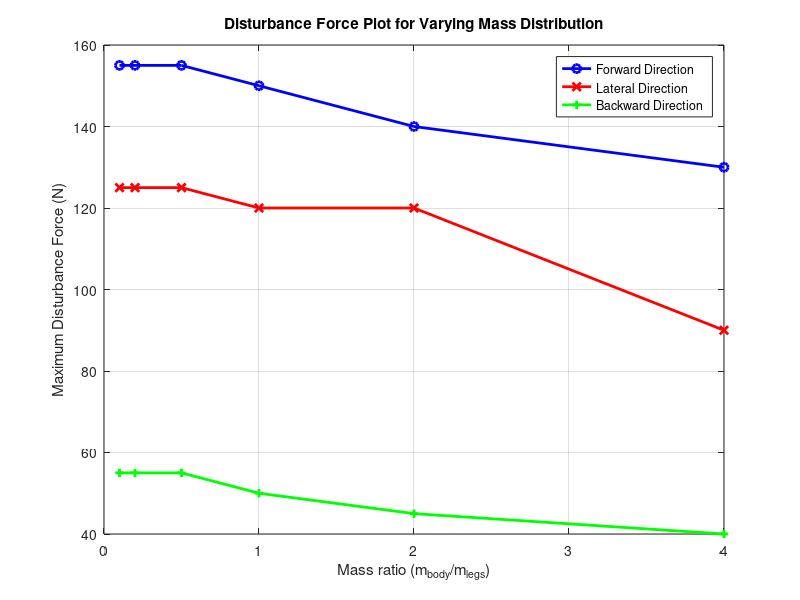
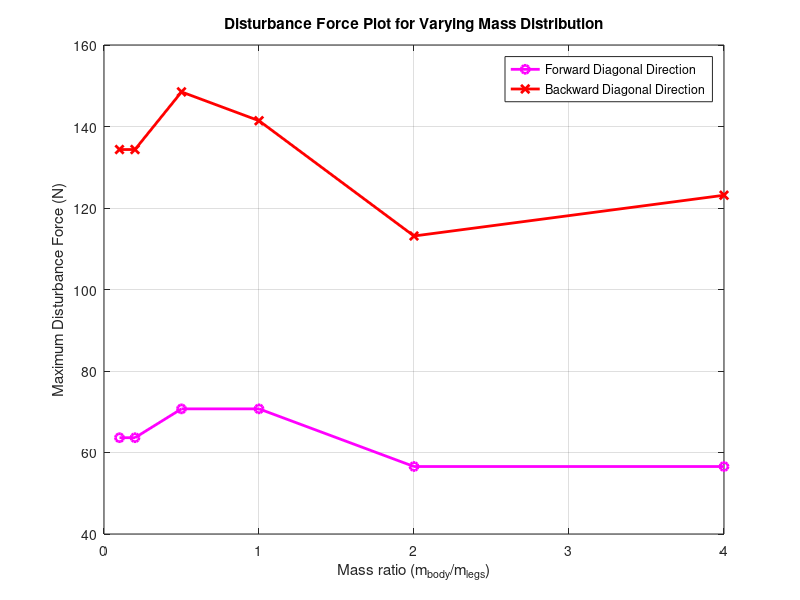

Reproduce these figures in MATLAB, in order.
%% Results plotter for different mass distrubutions

M = 42;

ratios = [ 0.1, 0.2, 0.5, 1, 2, 4];

ForwardForces    = [   155,    155,    155,    150,         140,       130];
SidewayForces    = [   125,    125,    125,    120,       120,        90];
DiagnoalForward  = [134.35, 134.35,  148.49,  141.42,  113.13,   123.13];
DiagnoalBackward = [ 63.63,  63.63,   70.71, 70.71,    56.56,   56.56];
BackwardForces   = [   55,     55,     55,     50,        45,       40];


figure(1);
plot(ratios, ForwardForces, '-o', 'LineWidth', 2, 'Color', 'Blue');
hold on;
plot(ratios, SidewayForces, '-x', 'LineWidth', 2, 'Color', 'Red');
hold on;
plot(ratios, BackwardForces, '-+', 'LineWidth', 2, 'Color', 'Green');
hold on;
title('Disturbance Force Plot for Varying Mass Distribution');
grid on;
legend('Forward Direction', 'Lateral Direction', 'Backward Direction');
xlabel('Mass ratio (m_{body}/m_{legs})');
ylabel('Maximum Disturbance Force (N)');

figure(2);
plot(ratios, DiagnoalBackward, '-o', 'LineWidth', 2, 'Color', 'Magenta');
hold on;
plot(ratios, DiagnoalForward, '-x', 'LineWidth', 2, 'Color', 'Red');
hold on;
title('Disturbance Force Plot for Varying Mass Distribution');

grid on;
legend('Forward Diagonal Direction', 'Backward Diagonal Direction');
xlabel('Mass ratio (m_{body}/m_{legs})');
ylabel('Maximum Disturbance Force (N)');